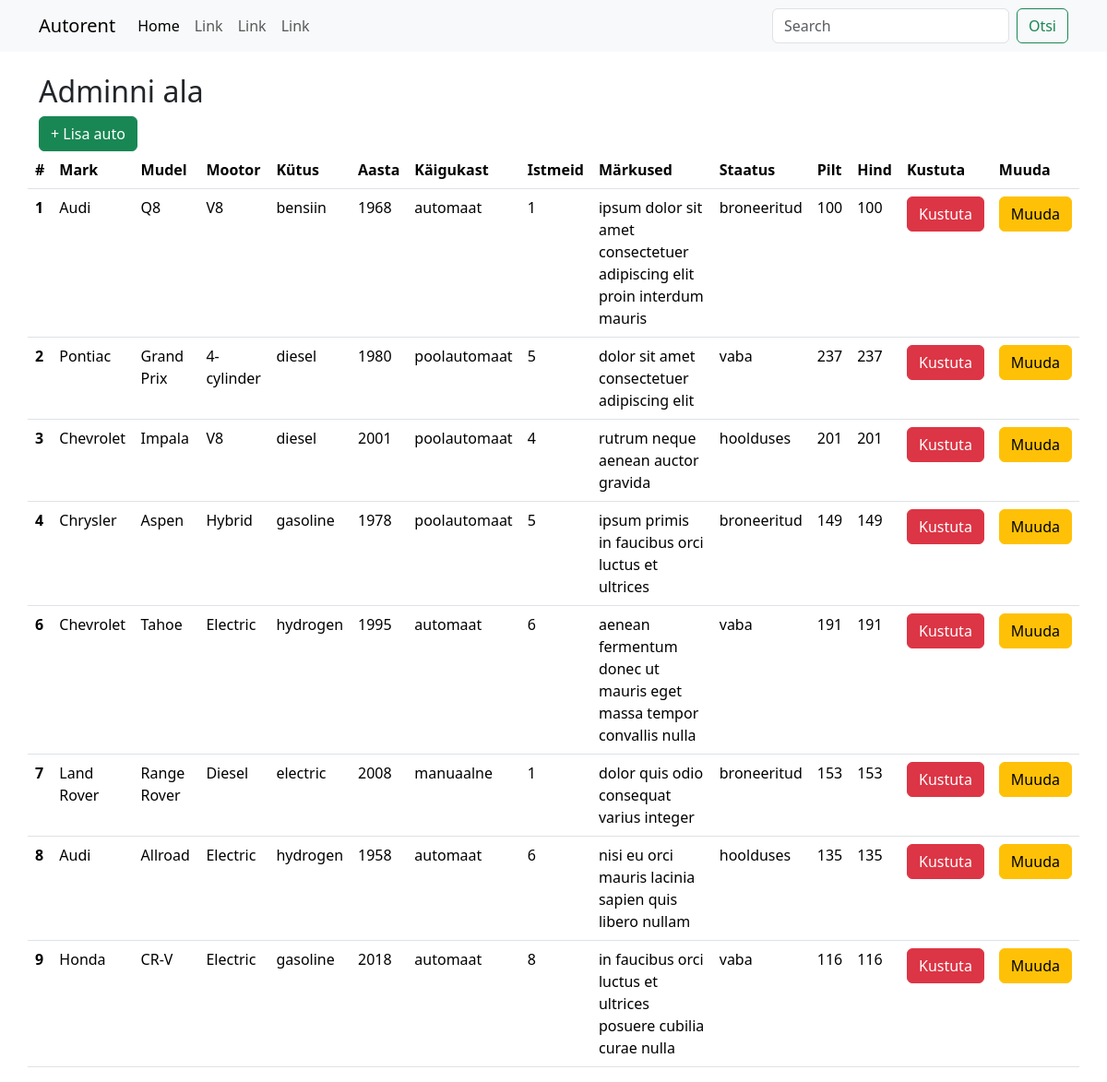
The app's page /admin/index.php with its own data.
### tables this page shows
CREATE TABLE `cars` (
  `id` int(4) NOT NULL AUTO_INCREMENT,
  `mark` varchar(255) NOT NULL,
  `model` varchar(255) NOT NULL,
  `engine` varchar(255) NOT NULL,
  `fuel` varchar(255) NOT NULL,
  `price` int(4) NOT NULL,
  `image` varchar(255) NOT NULL,
  `year` year(4) NOT NULL,
  `transmission` varchar(225) NOT NULL,
  `seats` int(1) NOT NULL,
  `description` varchar(255) NOT NULL,
  `status` enum('vaba','broneeritud','rendidud','hoolduses') NOT NULL,
  PRIMARY KEY (`id`)
);

### admin/index.php (the view, shortened to what this page needs)
<?php include('../config.php'); ?>
<?php include('../header.php'); ?>
<div class="container">
    <h2>Adminni ala</h2>
    <a href="lisa.php" class="btn btn-success">+ Lisa auto</a>
    <div class="row row-cols-1 row-cols-md-4 g-4">
<?php
    $paring = "SELECT * FROM cars";
    $paring .= " LIMIT 8";
    $valjund = mysqli_query($yhendus, $paring);
?>
<table class="table">
  <thead>
    <tr>
      <th scope="col">#</th>
      <th scope="col">Mark</th>
      <th scope="col">Mudel</th>
      <th scope="col">Mootor</th>
      <th scope="col">Kütus</th>
      <th scope="col">Aasta</th>
      <th scope="col">Käigukast</th>
      <th scope="col">Istmeid</th>
      <th scope="col">Märkused</th>
      <th scope="col">Staatus</th>
      <th scope="col">Pilt</th>
      <th scope="col">Hind</th>
      <th scope="col">Kustuta</th>
      <th scope="col">Muuda</th>
    </tr>
  </thead>
  <tbody>
    <?php
        while($rida = mysqli_fetch_assoc($valjund)){
    ?>
    <tr>
      <th scope="row"><?php echo $rida["id"]; ?></th>
      <td><?php echo $rida["mark"]; ?></td>
      <td><?php echo $rida["model"]; ?></td>
      <td><?php echo $rida["engine"]; ?></td>
      <td><?php echo $rida["fuel"]; ?></td>
      <td><?php echo $rida["year"]; ?></td>
      <td><?php echo $rida["transmission"]; ?></td>
      <td><?php echo $rida["seats"]; ?></td>
      <td><?php echo $rida["description"]; ?></td>
      <td><?php echo $rida["status"]; ?></td>
      <td><?php echo $rida["price"]; ?></td>
      <td><?php echo $rida["price"]; ?></td>
      <td><a href="kustuta.php?delid=<?= $rida["id"]; ?>" class="btn btn-danger">Kustuta</a></td>
      <td><a href="muuda.php?editid=<?= $rida["id"]; ?>" class="btn btn-warning">Muuda</a></td>
    </tr>
    <?php } ?>
  </tbody>
</table>
</div>
  </body>
</html>

### records on screen
cars: id "1", mark "Audi", model "Q8", engine "V8", fuel "bensiin", year "1968", transmission "automaat", seats "1", description "ipsum dolor sit amet consectetuer adipiscing elit proin interdum mauris", status "broneeritud", price "100"
cars: id "2", mark "Pontiac", model "Grand Prix", engine "4-cylinder", fuel "diesel", year "1980", transmission "poolautomaat", seats "5", description "dolor sit amet consectetuer adipiscing elit", status "vaba", price "237"
cars: id "3", mark "Chevrolet", model "Impala", engine "V8", fuel "diesel", year "2001", transmission "poolautomaat", seats "4", description "rutrum neque aenean auctor gravida", status "hoolduses", price "201"
cars: id "4", mark "Chrysler", model "Aspen", engine "Hybrid", fuel "gasoline", year "1978", transmission "poolautomaat", seats "5", description "ipsum primis in faucibus orci luctus et ultrices", status "broneeritud", price "149"
cars: id "6", mark "Chevrolet", model "Tahoe", engine "Electric", fuel "hydrogen", year "1995", transmission "automaat", seats "6", description "aenean fermentum donec ut mauris eget massa tempor convallis nulla", status "vaba", price "191"
cars: id "7", mark "Land Rover", model "Range Rover", engine "Diesel", fuel "electric", year "2008", transmission "manuaalne", seats "1", description "dolor quis odio consequat varius integer", status "broneeritud", price "153"
cars: id "8", mark "Audi", model "Allroad", engine "Electric", fuel "hydrogen", year "1958", transmission "automaat", seats "6", description "nisi eu orci mauris lacinia sapien quis libero nullam", status "hoolduses", price "135"
cars: id "9", mark "Honda", model "CR-V", engine "Electric", fuel "gasoline", year "2018", transmission "automaat", seats "8", description "in faucibus orci luctus et ultrices posuere cubilia curae nulla", status "vaba", price "116"
